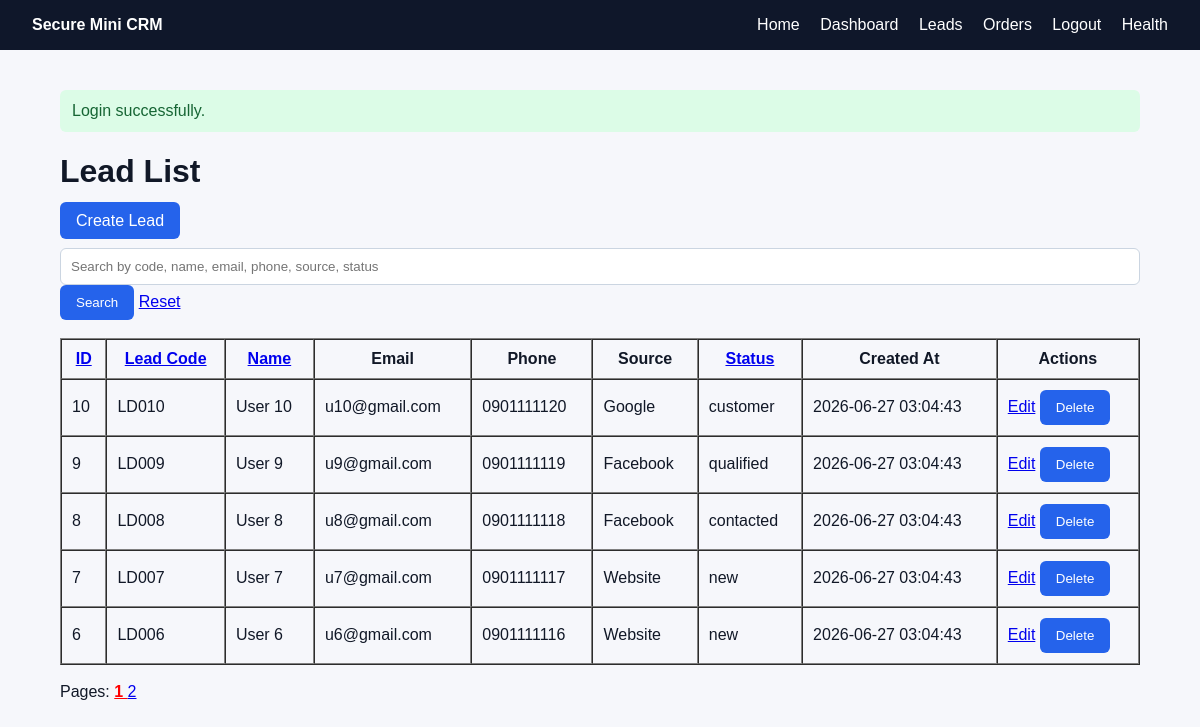
Page /leads (signed in) on the committed database.
### tables this page shows
CREATE TABLE leads
(
    id INT AUTO_INCREMENT PRIMARY KEY,

    lead_code VARCHAR(30) NOT NULL UNIQUE,

    full_name VARCHAR(100) NOT NULL,

    email VARCHAR(150) NOT NULL UNIQUE,

    phone VARCHAR(30),

    source VARCHAR(100),

    status ENUM
    (
        'new',
        'contacted',
        'qualified',
        'lost',
        'customer'
    )
    DEFAULT 'new',

    created_at TIMESTAMP
    DEFAULT CURRENT_TIMESTAMP
);

### app/Core/helpers.php (called while the page is built, shortened)
<?php
function e(?string $value): string
{
    return htmlspecialchars($value ?? '', ENT_QUOTES, 'UTF-8');
}
function render(string $view, array $data = [], string $layout = 'layouts/main'): void
{
    extract($data);
    require __DIR__ . '/../Views/' . $view . '.php';
    $content = ob_get_clean();
    require __DIR__ . '/../Views/' . $layout . '.php';
}
function partial(string $view, array $data = []): void
{
    extract($data);
    require __DIR__ . '/../Views/partials/' . $view . '.php';
}
function get_flash(string $key): ?string
{
    $message = $_SESSION['_flash'][$key] ?? null;
    return $message;
}

### app/Controllers/LeadController.php (called while the page is built, shortened)
<?php
class LeadController
{
    private LeadService $service;
    public function __construct()
    {
        $this->service = new LeadService();
    }
    public function index(): void
    {
        $keyword = trim($_GET['keyword'] ?? '');
        $page = (int) ($_GET['page'] ?? 1);
        $limit = 5;
        $result = $this->service->list($keyword, $page, $limit);
        render('leads/index', [
            'title' => 'Leads',
            'leads' => $result['leads'],
            'keyword' => $keyword,
            'page' => $result['page'],
            'totalPages' => $result['totalPages'],
        ]);
    }
}

### public/index.php (called while the page is built, shortened)
<?php
$router = new Router();
$router->get('/', [HomeController::class, 'index']);
$router->get('/login', [AuthController::class, 'login']);
$router->post('/login', [AuthController::class, 'handleLogin']);
$router->post('/logout', [AuthController::class, 'logout']);
$router->get('/dashboard', [DashboardController::class, 'index']);
$router->get('/health', [HealthController::class, 'index']);
$router->get('/leads', [LeadController::class, 'index']);
$router->get('/leads/create', [LeadController::class, 'create']);
$router->post('/leads', [LeadController::class, 'store']);
$router->get('/leads/edit', [LeadController::class, 'edit']);
$router->post('/leads/update', [LeadController::class, 'update']);
$router->post('/leads/delete', [LeadController::class, 'delete']);
$router->get('/orders', [OrderController::class, 'index']);
$router->get('/orders/create', [OrderController::class, 'create']);
$router->post('/orders', [OrderController::class, 'store']);
$router->get('/orders/edit', [OrderController::class, 'edit']);
$router->post('/orders/update', [OrderController::class, 'update']);
$router->post('/orders/delete', [OrderController::class, 'delete']);
$router->dispatch($_SERVER['REQUEST_METHOD'], $_SERVER['REQUEST_URI']);

### app/Services/LeadService.php (called while the page is built, shortened)
<?php
class LeadService
{
    private LeadRepository $repository;
    public function __construct()
    {
        $this->repository = new LeadRepository();
    }
    public function list(string $keyword, int $page, int $limit): array
    {
        $page = max(1, $page);
        $offset = ($page - 1) * $limit;
        $leads = $this->repository->paginate($keyword, $limit, $offset);
        $total = $this->repository->count($keyword);
        $totalPages = max(1, (int) ceil($total / $limit));
        return [
            'leads' => $leads,
            'page' => $page,
            'totalPages' => $totalPages,
        ];
    }
}

### config/database.php (called while the page is built)
<?php
return [
    'host' => '127.0.0.1',
    'database' => 'secure_crm',
    'username' => 'root',
    'password' => '',
    'charset' => 'utf8mb4',
];

### app/Core/Database.php (called while the page is built, shortened)
<?php
class Database
{
    private static ?PDO $instance = null;
    public static function getConnection(): PDO
    {
        if (self::$instance === null) {
            $config = require __DIR__ . '/../../config/database.php';
            $dsn = sprintf(
                'mysql:host=%s;dbname=%s;charset=%s',
                $config['host'],
                $config['database'],
                $config['charset']
            );
            try {
                self::$instance = new PDO(
                    $dsn,
                    $config['username'],
                    $config['password'],
                    [
                        PDO::ATTR_ERRMODE => PDO::ERRMODE_EXCEPTION,
                        PDO::ATTR_DEFAULT_FETCH_MODE => PDO::FETCH_ASSOC,
                        PDO::ATTR_EMULATE_PREPARES => false,
                    ]
                );
            } catch (PDOException $e) {
                http_response_code(500);
                echo 'Database connection error';
                exit;
            }
        }
        return self::$instance;
    }
}

### app/Repositories/LeadRepository.php (called while the page is built, shortened)
<?php
class LeadRepository
{
    private PDO $pdo;
    public function __construct()
    {
        $this->pdo = Database::getConnection();
    }
    public function paginate(string $keyword, int $limit, int $offset): array
    {
        $sql = "
            SELECT *
            FROM leads
        ";
        $allowedSorts = [
            'id' => 'id',
            'lead_code' => 'lead_code',
            'full_name' => 'full_name',
            'email' => 'email',
            'source' => 'source',
            'status' => 'status',
            'created_at' => 'created_at',
        ];
        $sort = $_GET['sort'] ?? 'id';
        $direction = strtoupper($_GET['direction'] ?? 'DESC');
        $sortColumn = $allowedSorts[$sort] ?? 'id';
        $sql .= "
            ORDER BY $sortColumn $direction
            LIMIT :limit OFFSET :offset
        ";
        $stmt = $this->pdo->prepare($sql);
        $stmt->bindValue(':limit', $limit, PDO::PARAM_INT);
        $stmt->bindValue(':offset', $offset, PDO::PARAM_INT);
        $stmt->execute();
        return $stmt->fetchAll();
    }
    public function count(string $keyword = ''): int
    {
        $sql = "
            SELECT COUNT(*)
            FROM leads
        ";
        $stmt = $this->pdo->prepare($sql);
        $stmt->execute();
        return (int) $stmt->fetchColumn();
    }
}

### app/Views/leads/index.php (the view, shortened to what this page needs)
<h1>Lead List</h1>
<a class="btn" href="/leads/create">Create Lead</a>
<br><br>
<form method="get" action="/leads" class="search-form">
    <input
        type="text"
        name="keyword"
        value="<?= e($keyword ?? '') ?>"
        placeholder="Search by code, name, email, phone, source, status"
    >
    <button type="submit">Search</button>
    <a href="/leads">Reset</a>
</form>
<br>
<table border="1" cellpadding="10" cellspacing="0" width="100%">
    <thead>
    <tr>
        <th><a href="/leads?keyword=<?= e($keyword ?? '') ?>&sort=id&direction=DESC">ID</a></th>
        <th><a href="/leads?keyword=<?= e($keyword ?? '') ?>&sort=lead_code&direction=ASC">Lead Code</a></th>
        <th><a href="/leads?keyword=<?= e($keyword ?? '') ?>&sort=full_name&direction=ASC">Name</a></th>
        <th>Email</th>
        <th>Phone</th>
        <th>Source</th>
        <th><a href="/leads?keyword=<?= e($keyword ?? '') ?>&sort=status&direction=ASC">Status</a></th>
        <th>Created At</th>
        <th>Actions</th>
    </tr>
    </thead>
    <tbody>
    <?php foreach ($leads as $lead): ?>
        <tr>
            <td><?= e((string) $lead['id']) ?></td>
            <td><?= e($lead['lead_code']) ?></td>
            <td><?= e($lead['full_name']) ?></td>
            <td><?= e($lead['email']) ?></td>
            <td><?= e($lead['phone']) ?></td>
            <td><?= e($lead['source']) ?></td>
            <td><?= e($lead['status']) ?></td>
            <td><?= e($lead['created_at']) ?></td>
            <td>
                <a href="/leads/edit?id=<?= e((string) $lead['id']) ?>">Edit</a>
                <form
                    method="post"
                    action="/leads/delete"
                    style="display:inline;"
                    onsubmit="return confirm('Delete this lead?');"
                >
                    <button type="submit">Delete</button>
                </form>
            </td>
        </tr>
    <?php endforeach; ?>
    </tbody>
</table>
<br>
<?php if (($totalPages ?? 1) > 1): ?>
    <div>
        Pages:
        <?php for ($i = 1; $i <= $totalPages; $i++): ?>
            <a
                href="/leads?keyword=<?= e($keyword ?? '') ?>&page=<?= $i ?>"
                style="<?= ($i === ($page ?? 1)) ? 'font-weight:bold; color:red;' : '' ?>"
            >
                <?= $i ?>
            </a>
        <?php endfor; ?>
    </div>
<?php endif; ?>

### app/Core/Router.php (shortened to what this page needs)
<?php
class Router
{
    private array $routes = [];
    public function get(string $path, array $handler): void
    {
        $this->routes['GET'][$path] = $handler;
    }
    public function post(string $path, array $handler): void
    {
        $this->routes['POST'][$path] = $handler;
    }
    public function dispatch(string $method, string $uri): void
    {
        $path = parse_url($uri, PHP_URL_PATH) ?: '/';
        if (isset($this->routes[$method][$path])) {
            [$controller, $action] = $this->routes[$method][$path];
            (new $controller())->$action();
            return;
        }
    }
}

### app/Views/layouts/main.php (shortened to what this page needs)
<!doctype html>
<html lang="vi">
<head>
    <link rel="stylesheet" href="/assets/style.css">
</head>
<body>
<?php partial('nav'); ?>
<main class="container">
    <?php partial('flash'); ?>
    <?= $content ?>
</main>
</body>
</html>

### app/Views/partials/nav.php
<header class="topbar">
    <strong>Secure Mini CRM</strong>
    <nav>
        <a href="/">Home</a>
        <?php if (!empty($_SESSION['user_id'])): ?>
            <a href="/dashboard">Dashboard</a>
            <a href="/leads">Leads</a>
            <a href="/orders">Orders</a>
            <form method="post" action="/logout" style="display:inline;">
                <button type="submit" class="link-button">Logout</button>
            </form>
        <?php else: ?>
            <a href="/login">Login</a>
        <?php endif; ?>
        <a href="/health">Health</a>
    </nav>
</header>

### app/Views/partials/flash.php (shortened to what this page needs)
<?php if ($message = get_flash('success')): ?>
    <div class="alert success"><?= e($message) ?></div>
<?php endif; ?>

### public/assets/style.css (style rules this page uses)
* { box-sizing: border-box; }
body { margin: 0; font-family: Arial, sans-serif; background: #f6f7fb; color: #111827; }
.topbar { background: #0f172a; color: white; padding: 16px 32px; display: flex; justify-content: space-between; }
.topbar a { color: white; text-decoration: none; margin-left: 16px; }
.container { width: 1100px; max-width: 90%; margin: 40px auto; }
input, select, textarea { width: 100%; padding: 10px; border: 1px solid #cbd5e1; border-radius: 6px; }
button, .btn { background: #2563eb; color: white; padding: 10px 16px; border: 0; border-radius: 6px; text-decoration: none; cursor: pointer; }
.alert { padding: 12px; border-radius: 6px; margin-bottom: 16px; }
.success { background: #dcfce7; color: #166534; }
.link-button { background: transparent; color: white; padding: 0; margin-left: 16px; border: 0; cursor: pointer; font: inherit; }

### rows in the picture
leads: id "10", lead_code "LD010", full_name "User 10", email "u10@gmail.com", phone "0901111120", source "Google", status "customer", created_at "2026-06-27 03:04:43"
leads: id "9", lead_code "LD009", full_name "User 9", email "u9@gmail.com", phone "0901111119", source "Facebook", status "qualified", created_at "2026-06-27 03:04:43"
leads: id "8", lead_code "LD008", full_name "User 8", email "u8@gmail.com", phone "0901111118", source "Facebook", status "contacted", created_at "2026-06-27 03:04:43"
leads: id "7", lead_code "LD007", full_name "User 7", email "u7@gmail.com", phone "0901111117", source "Website", status "new", created_at "2026-06-27 03:04:43"
leads: id "6", lead_code "LD006", full_name "User 6", email "u6@gmail.com", phone "0901111116", source "Website", status "new", created_at "2026-06-27 03:04:43"

### other values in the picture
$message "Login successfully."
